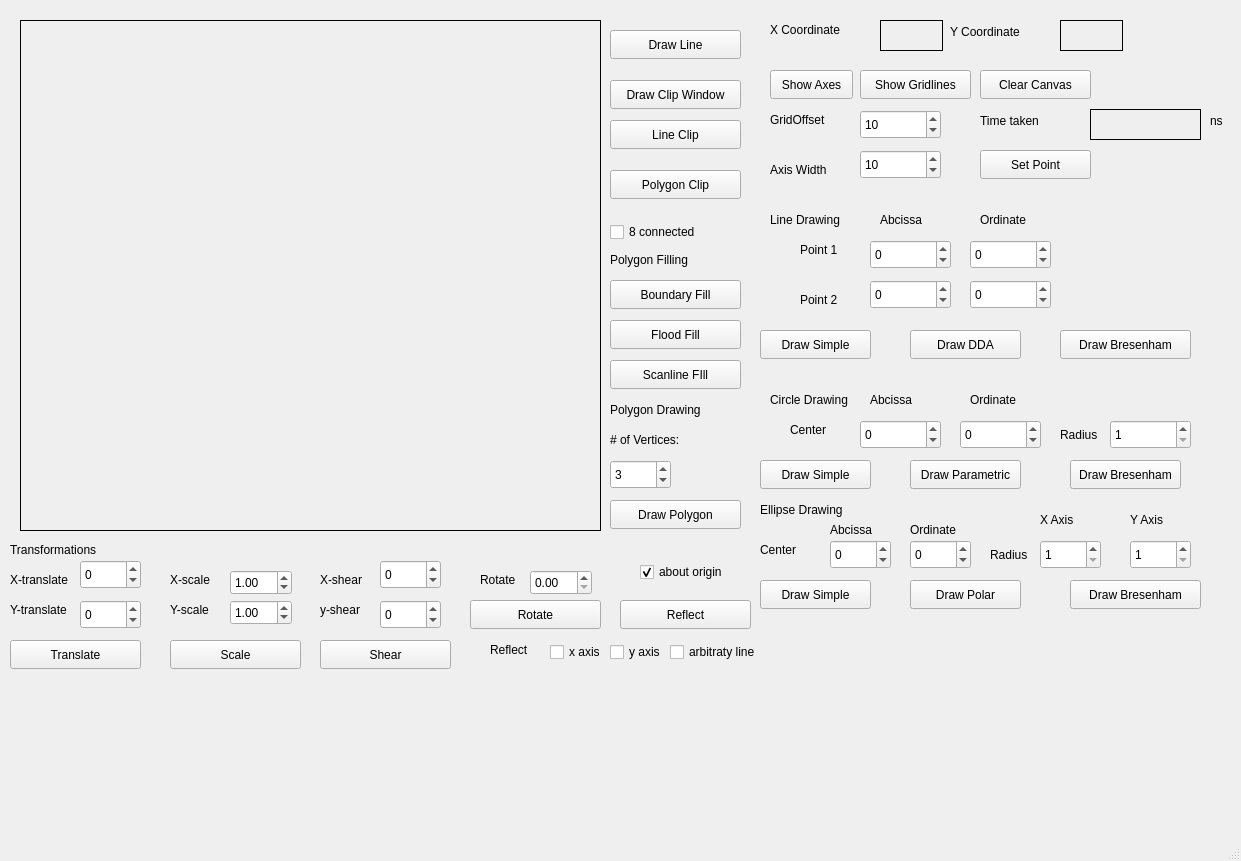
<?xml version="1.0" encoding="UTF-8"?>
<ui version="4.0">
 <class>MainWindow</class>
 <widget class="QMainWindow" name="MainWindow">
  <property name="geometry">
   <rect>
    <x>0</x>
    <y>0</y>
    <width>1241</width>
    <height>861</height>
   </rect>
  </property>
  <property name="windowTitle">
   <string>MainWindow</string>
  </property>
  <widget class="QWidget" name="centralwidget">
   <widget class="QLabel" name="workArea">
    <property name="geometry">
     <rect>
      <x>20</x>
      <y>20</y>
      <width>581</width>
      <height>511</height>
     </rect>
    </property>
    <property name="frameShape">
     <enum>QFrame::Shape::Box</enum>
    </property>
    <property name="text">
     <string/>
    </property>
   </widget>
   <widget class="QLabel" name="label">
    <property name="geometry">
     <rect>
      <x>770</x>
      <y>20</y>
      <width>91</width>
      <height>20</height>
     </rect>
    </property>
    <property name="text">
     <string>X Coordinate</string>
    </property>
   </widget>
   <widget class="QLabel" name="label_2">
    <property name="geometry">
     <rect>
      <x>950</x>
      <y>21</y>
      <width>91</width>
      <height>21</height>
     </rect>
    </property>
    <property name="text">
     <string>Y Coordinate</string>
    </property>
   </widget>
   <widget class="QLabel" name="x_coordinate">
    <property name="geometry">
     <rect>
      <x>880</x>
      <y>20</y>
      <width>63</width>
      <height>31</height>
     </rect>
    </property>
    <property name="frameShape">
     <enum>QFrame::Shape::Box</enum>
    </property>
    <property name="text">
     <string/>
    </property>
   </widget>
   <widget class="QLabel" name="y_coordinate">
    <property name="geometry">
     <rect>
      <x>1060</x>
      <y>20</y>
      <width>63</width>
      <height>31</height>
     </rect>
    </property>
    <property name="frameShape">
     <enum>QFrame::Shape::Box</enum>
    </property>
    <property name="text">
     <string/>
    </property>
   </widget>
   <widget class="QPushButton" name="showAxis">
    <property name="geometry">
     <rect>
      <x>770</x>
      <y>70</y>
      <width>83</width>
      <height>29</height>
     </rect>
    </property>
    <property name="text">
     <string>Show Axes</string>
    </property>
   </widget>
   <widget class="QPushButton" name="gridlines">
    <property name="geometry">
     <rect>
      <x>860</x>
      <y>70</y>
      <width>111</width>
      <height>29</height>
     </rect>
    </property>
    <property name="text">
     <string>Show Gridlines</string>
    </property>
   </widget>
   <widget class="QSpinBox" name="gridOffset">
    <property name="geometry">
     <rect>
      <x>860</x>
      <y>110</y>
      <width>81</width>
      <height>29</height>
     </rect>
    </property>
    <property name="minimum">
     <number>0</number>
    </property>
    <property name="singleStep">
     <number>1</number>
    </property>
    <property name="value">
     <number>10</number>
    </property>
   </widget>
   <widget class="QSpinBox" name="axisWidth">
    <property name="geometry">
     <rect>
      <x>860</x>
      <y>150</y>
      <width>81</width>
      <height>29</height>
     </rect>
    </property>
    <property name="minimum">
     <number>1</number>
    </property>
    <property name="singleStep">
     <number>10</number>
    </property>
    <property name="value">
     <number>10</number>
    </property>
   </widget>
   <widget class="QLabel" name="label_3">
    <property name="geometry">
     <rect>
      <x>770</x>
      <y>110</y>
      <width>81</width>
      <height>20</height>
     </rect>
    </property>
    <property name="text">
     <string>GridOffset</string>
    </property>
   </widget>
   <widget class="QLabel" name="label_4">
    <property name="geometry">
     <rect>
      <x>770</x>
      <y>160</y>
      <width>81</width>
      <height>20</height>
     </rect>
    </property>
    <property name="text">
     <string>Axis Width</string>
    </property>
   </widget>
   <widget class="QLabel" name="label_5">
    <property name="geometry">
     <rect>
      <x>800</x>
      <y>240</y>
      <width>63</width>
      <height>20</height>
     </rect>
    </property>
    <property name="text">
     <string>Point 1</string>
    </property>
   </widget>
   <widget class="QLabel" name="label_6">
    <property name="geometry">
     <rect>
      <x>800</x>
      <y>290</y>
      <width>63</width>
      <height>20</height>
     </rect>
    </property>
    <property name="text">
     <string>Point 2</string>
    </property>
   </widget>
   <widget class="QLabel" name="label_7">
    <property name="geometry">
     <rect>
      <x>880</x>
      <y>210</y>
      <width>63</width>
      <height>20</height>
     </rect>
    </property>
    <property name="text">
     <string>Abcissa</string>
    </property>
   </widget>
   <widget class="QLabel" name="label_8">
    <property name="geometry">
     <rect>
      <x>980</x>
      <y>210</y>
      <width>63</width>
      <height>20</height>
     </rect>
    </property>
    <property name="text">
     <string>Ordinate</string>
    </property>
   </widget>
   <widget class="QSpinBox" name="abcissa1">
    <property name="geometry">
     <rect>
      <x>870</x>
      <y>240</y>
      <width>81</width>
      <height>29</height>
     </rect>
    </property>
    <property name="minimum">
     <number>-99</number>
    </property>
    <property name="value">
     <number>0</number>
    </property>
   </widget>
   <widget class="QSpinBox" name="ordinate1">
    <property name="geometry">
     <rect>
      <x>970</x>
      <y>240</y>
      <width>81</width>
      <height>29</height>
     </rect>
    </property>
    <property name="minimum">
     <number>-99</number>
    </property>
    <property name="value">
     <number>0</number>
    </property>
   </widget>
   <widget class="QSpinBox" name="abcissa2">
    <property name="geometry">
     <rect>
      <x>870</x>
      <y>280</y>
      <width>81</width>
      <height>29</height>
     </rect>
    </property>
    <property name="minimum">
     <number>-99</number>
    </property>
    <property name="value">
     <number>0</number>
    </property>
   </widget>
   <widget class="QSpinBox" name="ordinate2">
    <property name="geometry">
     <rect>
      <x>970</x>
      <y>280</y>
      <width>81</width>
      <height>29</height>
     </rect>
    </property>
    <property name="minimum">
     <number>-99</number>
    </property>
    <property name="value">
     <number>0</number>
    </property>
   </widget>
   <widget class="QPushButton" name="dda">
    <property name="geometry">
     <rect>
      <x>910</x>
      <y>330</y>
      <width>111</width>
      <height>29</height>
     </rect>
    </property>
    <property name="text">
     <string>Draw DDA</string>
    </property>
   </widget>
   <widget class="QPushButton" name="bresenham">
    <property name="geometry">
     <rect>
      <x>1060</x>
      <y>330</y>
      <width>131</width>
      <height>29</height>
     </rect>
    </property>
    <property name="text">
     <string>Draw Bresenham</string>
    </property>
   </widget>
   <widget class="QPushButton" name="simple">
    <property name="geometry">
     <rect>
      <x>760</x>
      <y>330</y>
      <width>111</width>
      <height>29</height>
     </rect>
    </property>
    <property name="text">
     <string>Draw Simple</string>
    </property>
   </widget>
   <widget class="QPushButton" name="clearCanvas">
    <property name="geometry">
     <rect>
      <x>980</x>
      <y>70</y>
      <width>111</width>
      <height>29</height>
     </rect>
    </property>
    <property name="text">
     <string>Clear Canvas</string>
    </property>
   </widget>
   <widget class="QLabel" name="label_9">
    <property name="geometry">
     <rect>
      <x>770</x>
      <y>210</y>
      <width>81</width>
      <height>20</height>
     </rect>
    </property>
    <property name="text">
     <string>Line Drawing</string>
    </property>
   </widget>
   <widget class="QLabel" name="label_10">
    <property name="geometry">
     <rect>
      <x>770</x>
      <y>390</y>
      <width>81</width>
      <height>20</height>
     </rect>
    </property>
    <property name="text">
     <string>Circle Drawing</string>
    </property>
   </widget>
   <widget class="QSpinBox" name="center_ordinate">
    <property name="geometry">
     <rect>
      <x>960</x>
      <y>420</y>
      <width>81</width>
      <height>29</height>
     </rect>
    </property>
    <property name="minimum">
     <number>-99</number>
    </property>
    <property name="value">
     <number>0</number>
    </property>
   </widget>
   <widget class="QLabel" name="label_11">
    <property name="geometry">
     <rect>
      <x>870</x>
      <y>390</y>
      <width>63</width>
      <height>20</height>
     </rect>
    </property>
    <property name="text">
     <string>Abcissa</string>
    </property>
   </widget>
   <widget class="QSpinBox" name="center_abcissa">
    <property name="geometry">
     <rect>
      <x>860</x>
      <y>420</y>
      <width>81</width>
      <height>29</height>
     </rect>
    </property>
    <property name="minimum">
     <number>-99</number>
    </property>
    <property name="value">
     <number>0</number>
    </property>
   </widget>
   <widget class="QLabel" name="label_13">
    <property name="geometry">
     <rect>
      <x>970</x>
      <y>390</y>
      <width>63</width>
      <height>20</height>
     </rect>
    </property>
    <property name="text">
     <string>Ordinate</string>
    </property>
   </widget>
   <widget class="QLabel" name="label_14">
    <property name="geometry">
     <rect>
      <x>790</x>
      <y>420</y>
      <width>63</width>
      <height>20</height>
     </rect>
    </property>
    <property name="text">
     <string>Center</string>
    </property>
   </widget>
   <widget class="QLabel" name="label_15">
    <property name="geometry">
     <rect>
      <x>1060</x>
      <y>420</y>
      <width>41</width>
      <height>30</height>
     </rect>
    </property>
    <property name="text">
     <string>Radius</string>
    </property>
   </widget>
   <widget class="QSpinBox" name="radius">
    <property name="geometry">
     <rect>
      <x>1110</x>
      <y>420</y>
      <width>81</width>
      <height>29</height>
     </rect>
    </property>
    <property name="minimum">
     <number>1</number>
    </property>
    <property name="value">
     <number>1</number>
    </property>
   </widget>
   <widget class="QPushButton" name="simpleCircle">
    <property name="geometry">
     <rect>
      <x>760</x>
      <y>460</y>
      <width>111</width>
      <height>29</height>
     </rect>
    </property>
    <property name="text">
     <string>Draw Simple</string>
    </property>
   </widget>
   <widget class="QPushButton" name="parametricCircle">
    <property name="geometry">
     <rect>
      <x>910</x>
      <y>460</y>
      <width>111</width>
      <height>29</height>
     </rect>
    </property>
    <property name="text">
     <string>Draw Parametric</string>
    </property>
   </widget>
   <widget class="QPushButton" name="bresenhamCircle">
    <property name="geometry">
     <rect>
      <x>1070</x>
      <y>460</y>
      <width>111</width>
      <height>29</height>
     </rect>
    </property>
    <property name="text">
     <string>Draw Bresenham</string>
    </property>
   </widget>
   <widget class="QLabel" name="time">
    <property name="geometry">
     <rect>
      <x>1090</x>
      <y>109</y>
      <width>111</width>
      <height>31</height>
     </rect>
    </property>
    <property name="frameShape">
     <enum>QFrame::Shape::Box</enum>
    </property>
    <property name="text">
     <string/>
    </property>
   </widget>
   <widget class="QLabel" name="label_12">
    <property name="geometry">
     <rect>
      <x>980</x>
      <y>110</y>
      <width>91</width>
      <height>21</height>
     </rect>
    </property>
    <property name="text">
     <string>Time taken</string>
    </property>
   </widget>
   <widget class="QPushButton" name="setPoint">
    <property name="geometry">
     <rect>
      <x>980</x>
      <y>150</y>
      <width>111</width>
      <height>29</height>
     </rect>
    </property>
    <property name="text">
     <string>Set Point</string>
    </property>
   </widget>
   <widget class="QLabel" name="label_16">
    <property name="geometry">
     <rect>
      <x>1210</x>
      <y>110</y>
      <width>16</width>
      <height>21</height>
     </rect>
    </property>
    <property name="text">
     <string>ns</string>
    </property>
   </widget>
   <widget class="QSpinBox" name="ellipse_center_abcissa">
    <property name="geometry">
     <rect>
      <x>830</x>
      <y>540</y>
      <width>61</width>
      <height>29</height>
     </rect>
    </property>
    <property name="minimum">
     <number>-99</number>
    </property>
    <property name="value">
     <number>0</number>
    </property>
   </widget>
   <widget class="QSpinBox" name="ellipse_center_ordinate">
    <property name="geometry">
     <rect>
      <x>910</x>
      <y>540</y>
      <width>61</width>
      <height>29</height>
     </rect>
    </property>
    <property name="minimum">
     <number>-99</number>
    </property>
    <property name="value">
     <number>0</number>
    </property>
   </widget>
   <widget class="QLabel" name="label_17">
    <property name="geometry">
     <rect>
      <x>830</x>
      <y>520</y>
      <width>63</width>
      <height>20</height>
     </rect>
    </property>
    <property name="text">
     <string>Abcissa</string>
    </property>
   </widget>
   <widget class="QLabel" name="label_18">
    <property name="geometry">
     <rect>
      <x>910</x>
      <y>520</y>
      <width>63</width>
      <height>20</height>
     </rect>
    </property>
    <property name="text">
     <string>Ordinate</string>
    </property>
   </widget>
   <widget class="QPushButton" name="bresenhamEllipse">
    <property name="geometry">
     <rect>
      <x>1070</x>
      <y>580</y>
      <width>131</width>
      <height>29</height>
     </rect>
    </property>
    <property name="text">
     <string>Draw Bresenham</string>
    </property>
   </widget>
   <widget class="QLabel" name="label_19">
    <property name="geometry">
     <rect>
      <x>760</x>
      <y>500</y>
      <width>111</width>
      <height>20</height>
     </rect>
    </property>
    <property name="text">
     <string>Ellipse Drawing</string>
    </property>
   </widget>
   <widget class="QLabel" name="label_20">
    <property name="geometry">
     <rect>
      <x>990</x>
      <y>540</y>
      <width>41</width>
      <height>30</height>
     </rect>
    </property>
    <property name="text">
     <string>Radius</string>
    </property>
   </widget>
   <widget class="QPushButton" name="polarEllipse">
    <property name="geometry">
     <rect>
      <x>910</x>
      <y>580</y>
      <width>111</width>
      <height>29</height>
     </rect>
    </property>
    <property name="text">
     <string>Draw Polar</string>
    </property>
   </widget>
   <widget class="QLabel" name="label_21">
    <property name="geometry">
     <rect>
      <x>760</x>
      <y>540</y>
      <width>63</width>
      <height>20</height>
     </rect>
    </property>
    <property name="text">
     <string>Center</string>
    </property>
   </widget>
   <widget class="QPushButton" name="simpleEllipse">
    <property name="geometry">
     <rect>
      <x>760</x>
      <y>580</y>
      <width>111</width>
      <height>29</height>
     </rect>
    </property>
    <property name="text">
     <string>Draw Simple</string>
    </property>
   </widget>
   <widget class="QSpinBox" name="x_radius">
    <property name="geometry">
     <rect>
      <x>1040</x>
      <y>540</y>
      <width>61</width>
      <height>29</height>
     </rect>
    </property>
    <property name="minimum">
     <number>1</number>
    </property>
    <property name="value">
     <number>1</number>
    </property>
   </widget>
   <widget class="QSpinBox" name="y_radius">
    <property name="geometry">
     <rect>
      <x>1130</x>
      <y>540</y>
      <width>61</width>
      <height>29</height>
     </rect>
    </property>
    <property name="minimum">
     <number>1</number>
    </property>
    <property name="value">
     <number>1</number>
    </property>
   </widget>
   <widget class="QLabel" name="label_22">
    <property name="geometry">
     <rect>
      <x>1130</x>
      <y>510</y>
      <width>63</width>
      <height>20</height>
     </rect>
    </property>
    <property name="text">
     <string>Y Axis</string>
    </property>
   </widget>
   <widget class="QLabel" name="label_23">
    <property name="geometry">
     <rect>
      <x>1040</x>
      <y>510</y>
      <width>63</width>
      <height>20</height>
     </rect>
    </property>
    <property name="text">
     <string>X Axis</string>
    </property>
   </widget>
   <widget class="QLabel" name="label_24">
    <property name="geometry">
     <rect>
      <x>610</x>
      <y>400</y>
      <width>121</width>
      <height>20</height>
     </rect>
    </property>
    <property name="text">
     <string>Polygon Drawing</string>
    </property>
   </widget>
   <widget class="QLabel" name="label_25">
    <property name="geometry">
     <rect>
      <x>610</x>
      <y>430</y>
      <width>91</width>
      <height>20</height>
     </rect>
    </property>
    <property name="text">
     <string># of Vertices:</string>
    </property>
   </widget>
   <widget class="QSpinBox" name="vertexCount">
    <property name="geometry">
     <rect>
      <x>610</x>
      <y>460</y>
      <width>61</width>
      <height>29</height>
     </rect>
    </property>
    <property name="minimum">
     <number>1</number>
    </property>
    <property name="value">
     <number>3</number>
    </property>
   </widget>
   <widget class="QPushButton" name="drawPolygon">
    <property name="geometry">
     <rect>
      <x>610</x>
      <y>500</y>
      <width>131</width>
      <height>29</height>
     </rect>
    </property>
    <property name="text">
     <string>Draw Polygon</string>
    </property>
   </widget>
   <widget class="QPushButton" name="boundaryFill">
    <property name="geometry">
     <rect>
      <x>610</x>
      <y>280</y>
      <width>131</width>
      <height>29</height>
     </rect>
    </property>
    <property name="text">
     <string>Boundary Fill</string>
    </property>
   </widget>
   <widget class="QPushButton" name="floodFill">
    <property name="geometry">
     <rect>
      <x>610</x>
      <y>320</y>
      <width>131</width>
      <height>29</height>
     </rect>
    </property>
    <property name="text">
     <string>Flood Fill</string>
    </property>
   </widget>
   <widget class="QLabel" name="label_27">
    <property name="geometry">
     <rect>
      <x>610</x>
      <y>250</y>
      <width>131</width>
      <height>20</height>
     </rect>
    </property>
    <property name="text">
     <string>Polygon Filling</string>
    </property>
   </widget>
   <widget class="QPushButton" name="scanFill">
    <property name="geometry">
     <rect>
      <x>610</x>
      <y>360</y>
      <width>131</width>
      <height>29</height>
     </rect>
    </property>
    <property name="text">
     <string>Scanline FIll</string>
    </property>
   </widget>
   <widget class="QLabel" name="label_28">
    <property name="geometry">
     <rect>
      <x>10</x>
      <y>540</y>
      <width>91</width>
      <height>20</height>
     </rect>
    </property>
    <property name="text">
     <string>Transformations</string>
    </property>
   </widget>
   <widget class="QLabel" name="label_29">
    <property name="geometry">
     <rect>
      <x>10</x>
      <y>570</y>
      <width>61</width>
      <height>20</height>
     </rect>
    </property>
    <property name="text">
     <string>X-translate</string>
    </property>
   </widget>
   <widget class="QLabel" name="label_30">
    <property name="geometry">
     <rect>
      <x>10</x>
      <y>600</y>
      <width>61</width>
      <height>20</height>
     </rect>
    </property>
    <property name="text">
     <string>Y-translate</string>
    </property>
   </widget>
   <widget class="QSpinBox" name="y_translate">
    <property name="geometry">
     <rect>
      <x>80</x>
      <y>600</y>
      <width>61</width>
      <height>29</height>
     </rect>
    </property>
    <property name="minimum">
     <number>-99</number>
    </property>
    <property name="value">
     <number>0</number>
    </property>
   </widget>
   <widget class="QSpinBox" name="x_translate">
    <property name="geometry">
     <rect>
      <x>80</x>
      <y>560</y>
      <width>61</width>
      <height>29</height>
     </rect>
    </property>
    <property name="minimum">
     <number>-99</number>
    </property>
    <property name="value">
     <number>0</number>
    </property>
   </widget>
   <widget class="QPushButton" name="translate">
    <property name="geometry">
     <rect>
      <x>10</x>
      <y>640</y>
      <width>131</width>
      <height>29</height>
     </rect>
    </property>
    <property name="text">
     <string>Translate</string>
    </property>
   </widget>
   <widget class="QLabel" name="label_31">
    <property name="geometry">
     <rect>
      <x>170</x>
      <y>570</y>
      <width>61</width>
      <height>20</height>
     </rect>
    </property>
    <property name="text">
     <string>X-scale</string>
    </property>
   </widget>
   <widget class="QLabel" name="label_32">
    <property name="geometry">
     <rect>
      <x>170</x>
      <y>600</y>
      <width>61</width>
      <height>20</height>
     </rect>
    </property>
    <property name="text">
     <string>Y-scale</string>
    </property>
   </widget>
   <widget class="QPushButton" name="scale">
    <property name="geometry">
     <rect>
      <x>170</x>
      <y>640</y>
      <width>131</width>
      <height>29</height>
     </rect>
    </property>
    <property name="text">
     <string>Scale</string>
    </property>
   </widget>
   <widget class="QLabel" name="label_33">
    <property name="geometry">
     <rect>
      <x>320</x>
      <y>570</y>
      <width>61</width>
      <height>20</height>
     </rect>
    </property>
    <property name="text">
     <string>X-shear</string>
    </property>
   </widget>
   <widget class="QLabel" name="label_34">
    <property name="geometry">
     <rect>
      <x>320</x>
      <y>600</y>
      <width>61</width>
      <height>20</height>
     </rect>
    </property>
    <property name="text">
     <string>y-shear</string>
    </property>
   </widget>
   <widget class="QPushButton" name="shear">
    <property name="geometry">
     <rect>
      <x>320</x>
      <y>640</y>
      <width>131</width>
      <height>29</height>
     </rect>
    </property>
    <property name="text">
     <string>Shear</string>
    </property>
   </widget>
   <widget class="QLabel" name="label_35">
    <property name="geometry">
     <rect>
      <x>480</x>
      <y>570</y>
      <width>61</width>
      <height>20</height>
     </rect>
    </property>
    <property name="text">
     <string>Rotate</string>
    </property>
   </widget>
   <widget class="QPushButton" name="rotate">
    <property name="geometry">
     <rect>
      <x>470</x>
      <y>600</y>
      <width>131</width>
      <height>29</height>
     </rect>
    </property>
    <property name="text">
     <string>Rotate</string>
    </property>
   </widget>
   <widget class="QLabel" name="label_36">
    <property name="geometry">
     <rect>
      <x>490</x>
      <y>640</y>
      <width>61</width>
      <height>20</height>
     </rect>
    </property>
    <property name="text">
     <string>Reflect</string>
    </property>
   </widget>
   <widget class="QCheckBox" name="useXaxis">
    <property name="geometry">
     <rect>
      <x>550</x>
      <y>640</y>
      <width>61</width>
      <height>24</height>
     </rect>
    </property>
    <property name="text">
     <string>x axis</string>
    </property>
   </widget>
   <widget class="QCheckBox" name="useYaxis">
    <property name="geometry">
     <rect>
      <x>610</x>
      <y>640</y>
      <width>61</width>
      <height>24</height>
     </rect>
    </property>
    <property name="text">
     <string>y axis</string>
    </property>
   </widget>
   <widget class="QPushButton" name="reflect">
    <property name="geometry">
     <rect>
      <x>620</x>
      <y>600</y>
      <width>131</width>
      <height>29</height>
     </rect>
    </property>
    <property name="text">
     <string>Reflect</string>
    </property>
   </widget>
   <widget class="QDoubleSpinBox" name="x_scale">
    <property name="geometry">
     <rect>
      <x>230</x>
      <y>570</y>
      <width>62</width>
      <height>25</height>
     </rect>
    </property>
    <property name="value">
     <double>1.000000000000000</double>
    </property>
   </widget>
   <widget class="QDoubleSpinBox" name="y_scale">
    <property name="geometry">
     <rect>
      <x>230</x>
      <y>600</y>
      <width>62</width>
      <height>25</height>
     </rect>
    </property>
    <property name="value">
     <double>1.000000000000000</double>
    </property>
   </widget>
   <widget class="QDoubleSpinBox" name="angle">
    <property name="geometry">
     <rect>
      <x>530</x>
      <y>570</y>
      <width>62</width>
      <height>25</height>
     </rect>
    </property>
   </widget>
   <widget class="QCheckBox" name="use8connected">
    <property name="geometry">
     <rect>
      <x>610</x>
      <y>220</y>
      <width>92</width>
      <height>24</height>
     </rect>
    </property>
    <property name="text">
     <string>8 connected</string>
    </property>
   </widget>
   <widget class="QSpinBox" name="y_shear">
    <property name="geometry">
     <rect>
      <x>380</x>
      <y>600</y>
      <width>61</width>
      <height>29</height>
     </rect>
    </property>
    <property name="minimum">
     <number>-99</number>
    </property>
    <property name="value">
     <number>0</number>
    </property>
   </widget>
   <widget class="QSpinBox" name="x_shear">
    <property name="geometry">
     <rect>
      <x>380</x>
      <y>560</y>
      <width>61</width>
      <height>29</height>
     </rect>
    </property>
    <property name="minimum">
     <number>-99</number>
    </property>
    <property name="value">
     <number>0</number>
    </property>
   </widget>
   <widget class="QCheckBox" name="useOrigin">
    <property name="geometry">
     <rect>
      <x>640</x>
      <y>560</y>
      <width>92</width>
      <height>24</height>
     </rect>
    </property>
    <property name="text">
     <string>about origin</string>
    </property>
    <property name="checked">
     <bool>true</bool>
    </property>
   </widget>
   <widget class="QCheckBox" name="reflectLine">
    <property name="geometry">
     <rect>
      <x>670</x>
      <y>640</y>
      <width>111</width>
      <height>24</height>
     </rect>
    </property>
    <property name="text">
     <string>arbitraty line</string>
    </property>
   </widget>
   <widget class="QPushButton" name="drawWindow">
    <property name="geometry">
     <rect>
      <x>610</x>
      <y>80</y>
      <width>131</width>
      <height>29</height>
     </rect>
    </property>
    <property name="text">
     <string>Draw Clip Window</string>
    </property>
   </widget>
   <widget class="QPushButton" name="lineClip">
    <property name="geometry">
     <rect>
      <x>610</x>
      <y>120</y>
      <width>131</width>
      <height>29</height>
     </rect>
    </property>
    <property name="text">
     <string>Line Clip</string>
    </property>
   </widget>
   <widget class="QPushButton" name="polygonClip">
    <property name="geometry">
     <rect>
      <x>610</x>
      <y>170</y>
      <width>131</width>
      <height>29</height>
     </rect>
    </property>
    <property name="text">
     <string>Polygon Clip</string>
    </property>
   </widget>
   <widget class="QPushButton" name="drawLine">
    <property name="geometry">
     <rect>
      <x>610</x>
      <y>30</y>
      <width>131</width>
      <height>29</height>
     </rect>
    </property>
    <property name="text">
     <string>Draw Line</string>
    </property>
   </widget>
  </widget>
  <widget class="QMenuBar" name="menubar">
   <property name="geometry">
    <rect>
     <x>0</x>
     <y>0</y>
     <width>1241</width>
     <height>21</height>
    </rect>
   </property>
  </widget>
  <widget class="QStatusBar" name="statusbar"/>
 </widget>
 <resources/>
 <connections/>
</ui>
